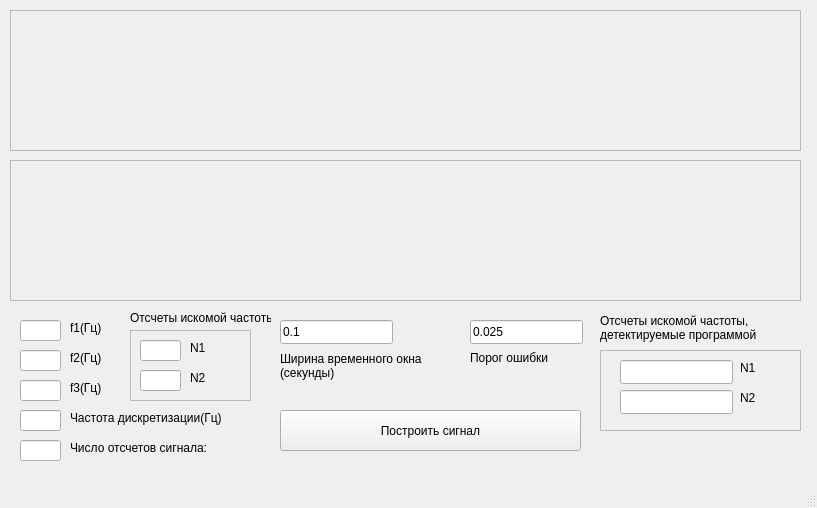
<?xml version="1.0" encoding="UTF-8"?>
<ui version="4.0">
 <class>MainWindow</class>
 <widget class="QMainWindow" name="MainWindow">
  <property name="geometry">
   <rect>
    <x>0</x>
    <y>0</y>
    <width>817</width>
    <height>508</height>
   </rect>
  </property>
  <property name="windowTitle">
   <string>Обнаружение гармонического сигнала методом авторегрессии</string>
  </property>
  <widget class="QWidget" name="centralwidget">
   <widget class="QFrame" name="frame">
    <property name="geometry">
     <rect>
      <x>10</x>
      <y>10</y>
      <width>791</width>
      <height>141</height>
     </rect>
    </property>
    <property name="frameShape">
     <enum>QFrame::StyledPanel</enum>
    </property>
    <property name="frameShadow">
     <enum>QFrame::Raised</enum>
    </property>
   </widget>
   <widget class="QFrame" name="frame_2">
    <property name="geometry">
     <rect>
      <x>10</x>
      <y>160</y>
      <width>791</width>
      <height>141</height>
     </rect>
    </property>
    <property name="frameShape">
     <enum>QFrame::StyledPanel</enum>
    </property>
    <property name="frameShadow">
     <enum>QFrame::Raised</enum>
    </property>
   </widget>
   <widget class="QLineEdit" name="editF1">
    <property name="geometry">
     <rect>
      <x>20</x>
      <y>320</y>
      <width>41</width>
      <height>21</height>
     </rect>
    </property>
   </widget>
   <widget class="QLineEdit" name="editF2">
    <property name="geometry">
     <rect>
      <x>20</x>
      <y>350</y>
      <width>41</width>
      <height>21</height>
     </rect>
    </property>
   </widget>
   <widget class="QLineEdit" name="editF3">
    <property name="geometry">
     <rect>
      <x>20</x>
      <y>380</y>
      <width>41</width>
      <height>21</height>
     </rect>
    </property>
   </widget>
   <widget class="QLineEdit" name="editFd">
    <property name="geometry">
     <rect>
      <x>20</x>
      <y>410</y>
      <width>41</width>
      <height>21</height>
     </rect>
    </property>
   </widget>
   <widget class="QLineEdit" name="editN">
    <property name="geometry">
     <rect>
      <x>20</x>
      <y>440</y>
      <width>41</width>
      <height>21</height>
     </rect>
    </property>
   </widget>
   <widget class="QLabel" name="label">
    <property name="geometry">
     <rect>
      <x>70</x>
      <y>320</y>
      <width>49</width>
      <height>16</height>
     </rect>
    </property>
    <property name="text">
     <string>f1(Гц)</string>
    </property>
   </widget>
   <widget class="QLabel" name="label_2">
    <property name="geometry">
     <rect>
      <x>70</x>
      <y>350</y>
      <width>49</width>
      <height>16</height>
     </rect>
    </property>
    <property name="text">
     <string>f2(Гц)</string>
    </property>
   </widget>
   <widget class="QLabel" name="label_3">
    <property name="geometry">
     <rect>
      <x>70</x>
      <y>380</y>
      <width>49</width>
      <height>16</height>
     </rect>
    </property>
    <property name="text">
     <string>f3(Гц)</string>
    </property>
   </widget>
   <widget class="QLabel" name="label_6">
    <property name="geometry">
     <rect>
      <x>70</x>
      <y>410</y>
      <width>151</width>
      <height>16</height>
     </rect>
    </property>
    <property name="text">
     <string>Частота дискретизации(Гц):</string>
    </property>
   </widget>
   <widget class="QLabel" name="label_7">
    <property name="geometry">
     <rect>
      <x>70</x>
      <y>440</y>
      <width>151</width>
      <height>16</height>
     </rect>
    </property>
    <property name="text">
     <string>Число отсчетов сигнала:</string>
    </property>
   </widget>
   <widget class="QPushButton" name="pushButton">
    <property name="geometry">
     <rect>
      <x>280</x>
      <y>410</y>
      <width>301</width>
      <height>41</height>
     </rect>
    </property>
    <property name="text">
     <string>Построить сигнал</string>
    </property>
   </widget>
   <widget class="QLineEdit" name="editWidth">
    <property name="geometry">
     <rect>
      <x>280</x>
      <y>320</y>
      <width>113</width>
      <height>24</height>
     </rect>
    </property>
    <property name="text">
     <string>0.1</string>
    </property>
   </widget>
   <widget class="QLineEdit" name="editErrorthreshold">
    <property name="geometry">
     <rect>
      <x>470</x>
      <y>320</y>
      <width>113</width>
      <height>24</height>
     </rect>
    </property>
    <property name="text">
     <string>0.025</string>
    </property>
   </widget>
   <widget class="QLabel" name="label_8">
    <property name="geometry">
     <rect>
      <x>280</x>
      <y>350</y>
      <width>151</width>
      <height>31</height>
     </rect>
    </property>
    <property name="text">
     <string>Ширина временного окна (секунды)</string>
    </property>
    <property name="wordWrap">
     <bool>true</bool>
    </property>
   </widget>
   <widget class="QLabel" name="label_9">
    <property name="geometry">
     <rect>
      <x>470</x>
      <y>350</y>
      <width>161</width>
      <height>16</height>
     </rect>
    </property>
    <property name="text">
     <string>Порог ошибки</string>
    </property>
   </widget>
   <widget class="QLineEdit" name="editN1Calc">
    <property name="geometry">
     <rect>
      <x>620</x>
      <y>360</y>
      <width>113</width>
      <height>24</height>
     </rect>
    </property>
    <property name="readOnly">
     <bool>true</bool>
    </property>
   </widget>
   <widget class="QLineEdit" name="editN2Calc">
    <property name="geometry">
     <rect>
      <x>620</x>
      <y>390</y>
      <width>113</width>
      <height>24</height>
     </rect>
    </property>
    <property name="readOnly">
     <bool>true</bool>
    </property>
   </widget>
   <widget class="QLabel" name="label_10">
    <property name="geometry">
     <rect>
      <x>740</x>
      <y>360</y>
      <width>49</width>
      <height>16</height>
     </rect>
    </property>
    <property name="text">
     <string>N1</string>
    </property>
   </widget>
   <widget class="QLabel" name="label_11">
    <property name="geometry">
     <rect>
      <x>740</x>
      <y>390</y>
      <width>49</width>
      <height>16</height>
     </rect>
    </property>
    <property name="text">
     <string>N2</string>
    </property>
   </widget>
   <widget class="QFrame" name="frame_3">
    <property name="enabled">
     <bool>true</bool>
    </property>
    <property name="geometry">
     <rect>
      <x>600</x>
      <y>350</y>
      <width>201</width>
      <height>81</height>
     </rect>
    </property>
    <property name="autoFillBackground">
     <bool>false</bool>
    </property>
    <property name="frameShape">
     <enum>QFrame::StyledPanel</enum>
    </property>
    <property name="frameShadow">
     <enum>QFrame::Plain</enum>
    </property>
    <property name="lineWidth">
     <number>1</number>
    </property>
    <property name="midLineWidth">
     <number>1</number>
    </property>
   </widget>
   <widget class="QLabel" name="label_12">
    <property name="geometry">
     <rect>
      <x>600</x>
      <y>312</y>
      <width>201</width>
      <height>31</height>
     </rect>
    </property>
    <property name="text">
     <string>Отсчеты искомой частоты, детектируемые программой</string>
    </property>
    <property name="wordWrap">
     <bool>true</bool>
    </property>
   </widget>
   <widget class="QFrame" name="frame_4">
    <property name="geometry">
     <rect>
      <x>130</x>
      <y>330</y>
      <width>121</width>
      <height>71</height>
     </rect>
    </property>
    <property name="frameShape">
     <enum>QFrame::StyledPanel</enum>
    </property>
    <property name="frameShadow">
     <enum>QFrame::Plain</enum>
    </property>
    <property name="lineWidth">
     <number>2</number>
    </property>
    <widget class="QLineEdit" name="editN2">
     <property name="geometry">
      <rect>
       <x>10</x>
       <y>40</y>
       <width>41</width>
       <height>21</height>
      </rect>
     </property>
    </widget>
    <widget class="QLabel" name="label_5">
     <property name="geometry">
      <rect>
       <x>60</x>
       <y>40</y>
       <width>49</width>
       <height>16</height>
      </rect>
     </property>
     <property name="text">
      <string>N2</string>
     </property>
    </widget>
    <widget class="QLineEdit" name="editN1">
     <property name="geometry">
      <rect>
       <x>10</x>
       <y>10</y>
       <width>41</width>
       <height>21</height>
      </rect>
     </property>
    </widget>
    <widget class="QLabel" name="label_4">
     <property name="geometry">
      <rect>
       <x>60</x>
       <y>10</y>
       <width>49</width>
       <height>16</height>
      </rect>
     </property>
     <property name="text">
      <string>N1</string>
     </property>
    </widget>
   </widget>
   <widget class="QLabel" name="label_13">
    <property name="geometry">
     <rect>
      <x>130</x>
      <y>310</y>
      <width>141</width>
      <height>16</height>
     </rect>
    </property>
    <property name="text">
     <string>Отсчеты искомой частоты</string>
    </property>
   </widget>
   <zorder>frame_3</zorder>
   <zorder>frame_4</zorder>
   <zorder>frame</zorder>
   <zorder>frame_2</zorder>
   <zorder>editF1</zorder>
   <zorder>editF2</zorder>
   <zorder>editF3</zorder>
   <zorder>editFd</zorder>
   <zorder>editN</zorder>
   <zorder>label</zorder>
   <zorder>label_2</zorder>
   <zorder>label_3</zorder>
   <zorder>label_6</zorder>
   <zorder>label_7</zorder>
   <zorder>pushButton</zorder>
   <zorder>editWidth</zorder>
   <zorder>editErrorthreshold</zorder>
   <zorder>label_8</zorder>
   <zorder>label_9</zorder>
   <zorder>editN1Calc</zorder>
   <zorder>editN2Calc</zorder>
   <zorder>label_10</zorder>
   <zorder>label_11</zorder>
   <zorder>label_12</zorder>
   <zorder>label_13</zorder>
  </widget>
  <widget class="QMenuBar" name="menubar">
   <property name="geometry">
    <rect>
     <x>0</x>
     <y>0</y>
     <width>817</width>
     <height>20</height>
    </rect>
   </property>
  </widget>
  <widget class="QStatusBar" name="statusbar"/>
 </widget>
 <resources/>
 <connections/>
</ui>
